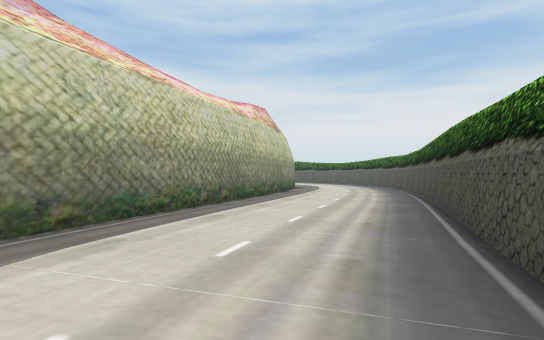
View 1 (above)

21 first-person views from a walk through a 3-D level made in the Unity game engine. The camera is 1.2 m above the floor, looks level and sees 80° across. The floor is counted in squares, 2 m on a side. Each view is taken from the middle of a square. On the plan, view 1 faces up. The plan holds only what a view shows up to about 10 squares ahead; the rest is blank. The place goes on beyond the plan.

View 2
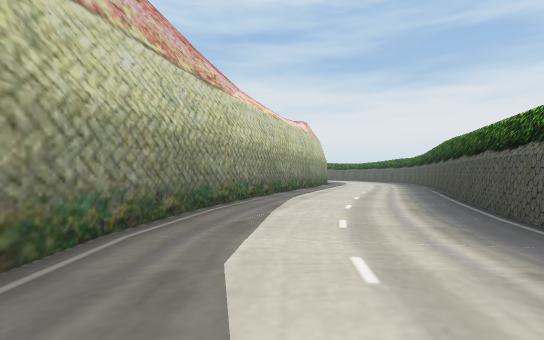

View 3
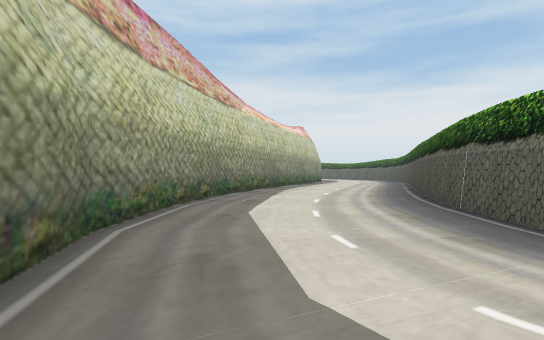

View 4
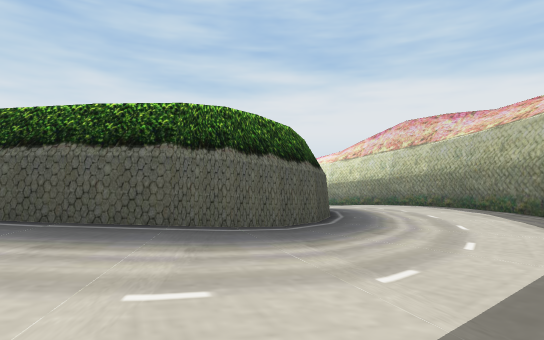

View 5
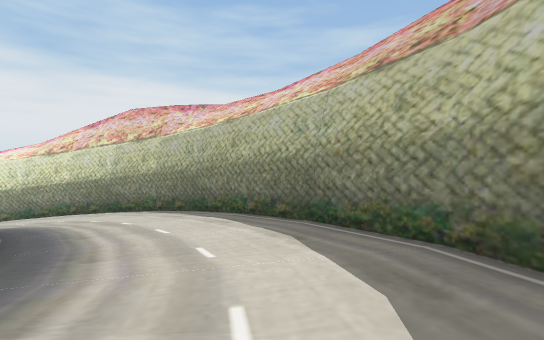

View 6
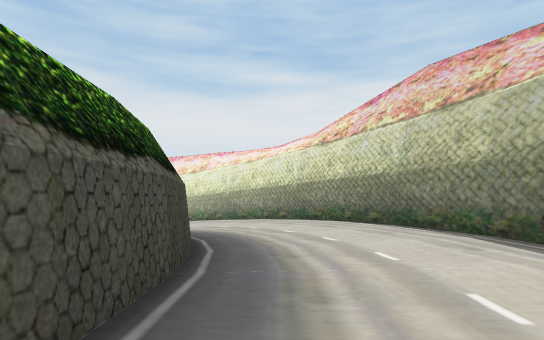

View 7
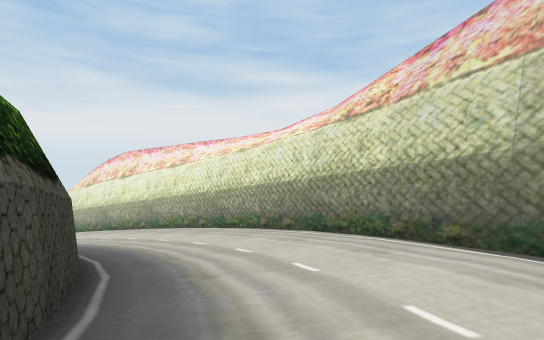

View 8
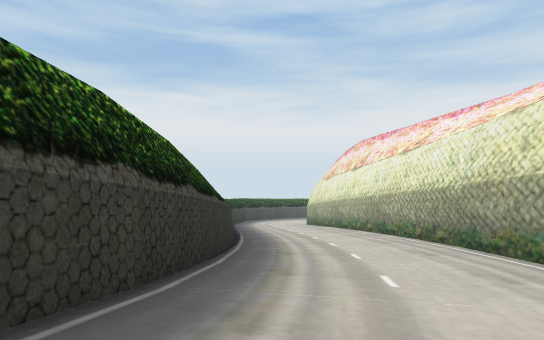

View 9
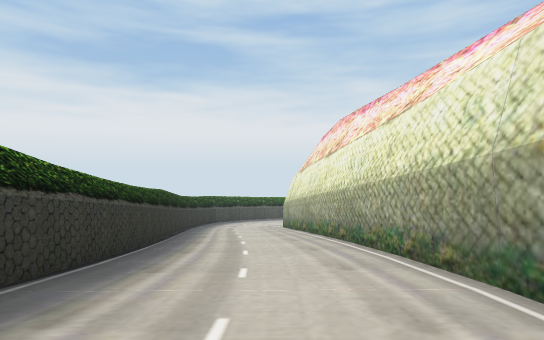

View 10
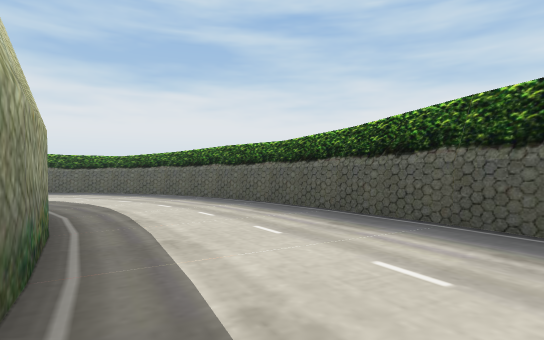

View 11
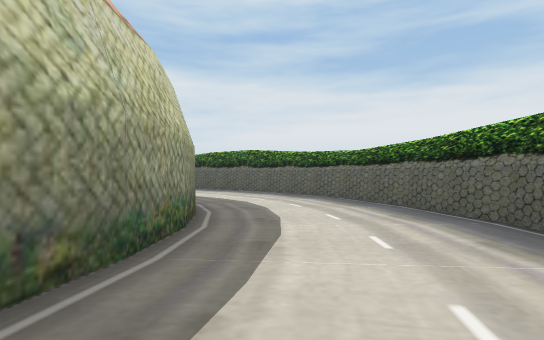

View 12
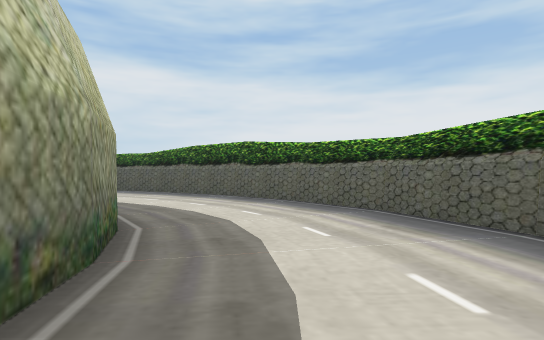

View 13
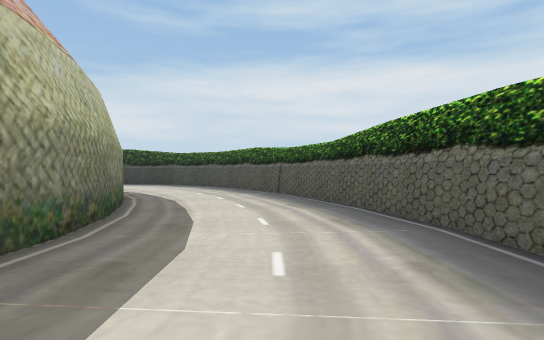

View 14
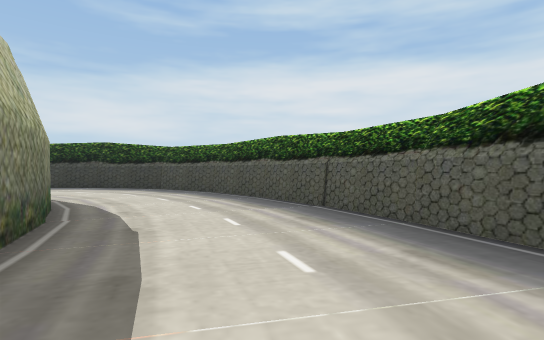

View 15
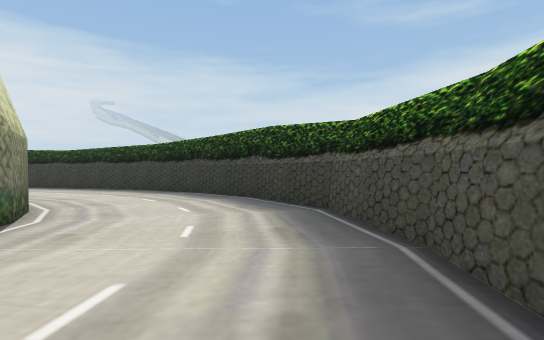

View 16
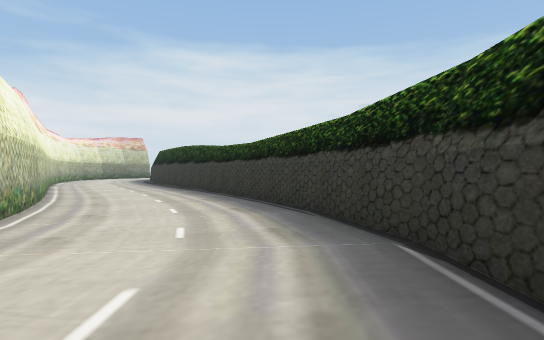

View 17
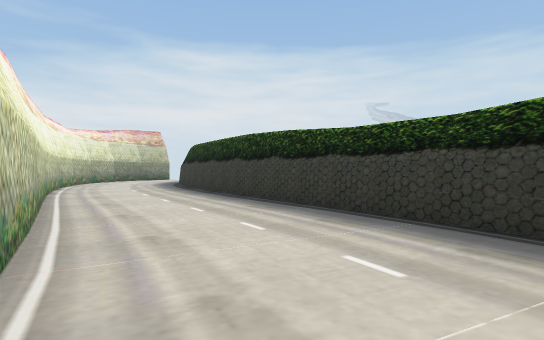

View 18
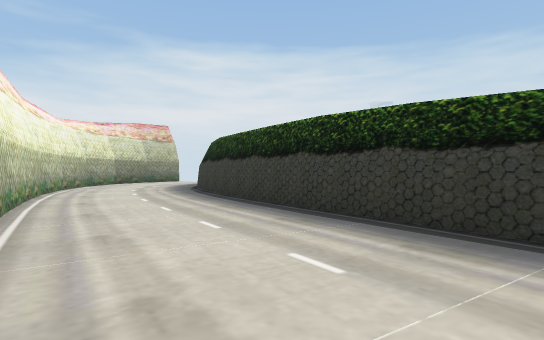

View 19
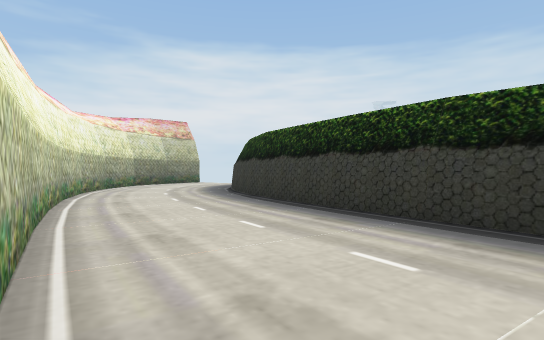

View 20
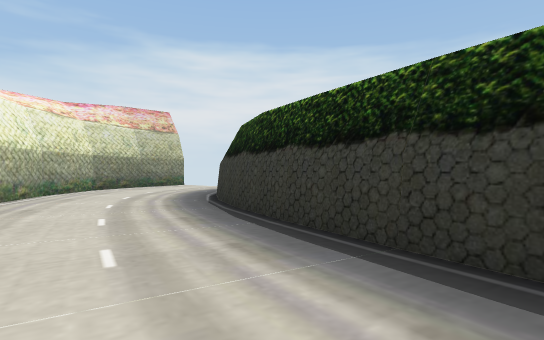

View 21
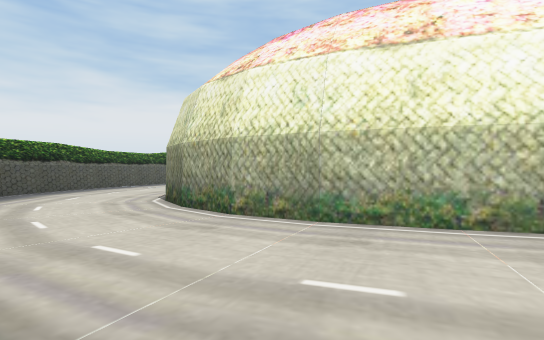

### Floor plan
Key: @ floor where view 1 was taken; # wall or solid block; . main floor; : floor 0.25 m higher than the main floor; - floor 0.25 m lower than the main floor; + floor 0.5 m higher than the main floor; / step, stairs or slope.
Columns run from 19 left of view 1 to 17 right of it. Each row starts with its distance up from view 1.
 26       ###########
 25      ##.........###
 24     ##............###
 23    ##...............##
 22    #.....#  ##.......##
 21   ##....##   ###......##
 20   #....##      ###.....#
 19   #....#         ##....##
 18   #...##          ##....#
 17  ##...#            #....#
 16  #....#            #....#
 15  #....#             #...#
 14  #....#             #:::#
 13 ##...#             ##:::#
 12 #....#             #::::#
 11 #....#             #::::#
 10 #....#             #::::#
  9 #...##            ##:::##
  8 ....#             #+:::#
  7 ....#             #++++#
  6 ...##            ##+++##
  5 ...#             #++++#
  4 ..##             #++++#            #/
  3 ..#             #++++##           ##/
  2 .##             #++++#           ##//
  1 ##              #++++#          ##///
  0                ##++@##          #////
 -1                #++++#          ##////
 -2                #++++#         ##////#
 -3                #++++#       ###/////#
 -4                #+++:###   ###//////#
 -5                ##:::..#####///////##
 -6                  :::...-/////////##
 -7                   :....-///////##
 -8                   #....-/////###
 -9                    ###########

Positions as (right, up) in squares from view 1, and headings:
1: (0, 0), facing up
2: (-2, -4), facing up
3: (-2, -6), facing up
4: (-3, -4), facing right
5: (-1, -5), facing down-right
6: (3, -6), facing right
7: (6, -6), facing right
8: (9, -6), facing up-right
9: (12, -5), facing up-right
10: (0, 8), facing up-right
11: (2, 11), facing up
12: (2, 14), facing up
13: (2, 19), facing up-left
14: (-1, 21), facing up-left
15: (-6, 25), facing left
16: (-12, 24), facing down-left
17: (-13, 19), facing down-left
18: (-14, 16), facing down-left
19: (-14, 14), facing down-left
20: (-16, 12), facing down-left
21: (-16, 20), facing right
